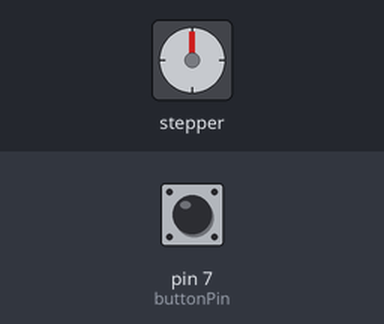
Simulated run of this sketch. Board: Arduino Uno, built with avr-gcc and run on an emulated ATmega328P. On the bench: stepper motor. Inputs (shaded band) come from the test bench; at power-on: pin 7 (buttonPin) HIGH. Stepper angles assume 200 steps per turn; what the sketch prints to the serial monitor is not drawn.

Above: at 1.2 s.
1.3 s: pin 7 (buttonPin) pulled LOW for 0.15 s
At 1.75 s:
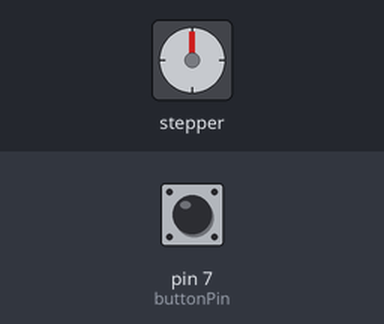
4.3 s: pin 7 (buttonPin) pulled LOW for 1 s
6.8 s: pin 7 (buttonPin) pulled LOW for 0.15 s
At 8.5 s:
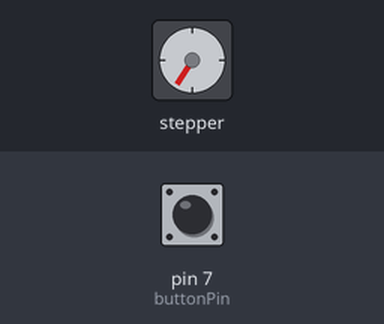
9.3 s: pin 7 (buttonPin) pulled LOW for 3.2 s
At 10.35 s:
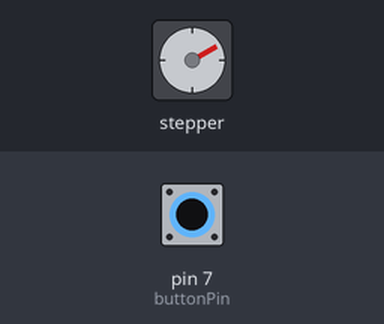
Timing chart, 0 to 18.0 s (numbered marks = the images above; inputs shaded):
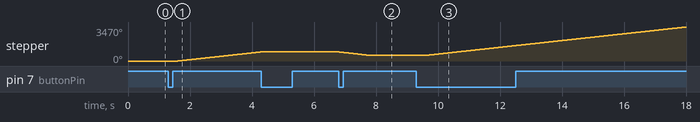

The sketch:

stepmotor.ino
```cpp
#include <Stepper.h>

// ====== Instellingen ======
const int stepsPerRevolution = 200;   // pas aan voor jouw motor (bijv. 2048 voor 28BYJ-48)
Stepper myStepper(stepsPerRevolution, 8, 9, 10, 11);  // pinnen naar IN1–IN4

const int buttonPin = 7;  // drukknop op pin 7
int buttonState = LOW;
int lastButtonState = LOW;

int state = 0; // 0 = stilstand, 1 = draaien vooruit, 2 = gestopt na draaien, 3 = achteruit één toer

void setup() {
  pinMode(buttonPin, INPUT_PULLUP);  // knop naar GND
  myStepper.setSpeed(60);            // snelheid in rpm
  Serial.begin(9600);
  Serial.println("Systeem opgestart: motor staat stil.");
  Serial.println("Druk op de knop om de motor te bedienen in 3 stappen.");
}

void loop() {
  buttonState = digitalRead(buttonPin);

  // Detecteer knopdruk (overgang HIGH → LOW)
  if (lastButtonState == HIGH && buttonState == LOW) {
    state++; // volgende fase
    if (state > 3) state = 1; // herstart cyclus

    switch (state) {
      case 1:
        Serial.println("1️⃣ Motor gestart (vooruit).");
        break;

      case 2:
        Serial.println("2️⃣ Motor gestopt.");
        break;

      case 3:
        Serial.println("3️⃣ Motor draait 1 toer achteruit...");
        myStepper.step(-stepsPerRevolution); // één toer terug
        Serial.println("Klaar, motor staat stil.");
        state = 0; // terug naar stilstand
        break;
    }
    delay(300); // debounce
  }

  lastButtonState = buttonState;

  // Laat de motor draaien als state == 1
  if (state == 1) {
    myStepper.step(1);  // vooruit draaien
  }
}
```

Measured:
- after the input at 1.3 s, stepper: keeps turning clockwise at about 345°/s, starting after 0.30 s
- after the input at 6.8 s, stepper: turns 360° counter-clockwise in 0.99 s, starting at once
- after the input at 9.3 s, stepper: keeps turning clockwise at about 345°/s, starting after 0.30 s
